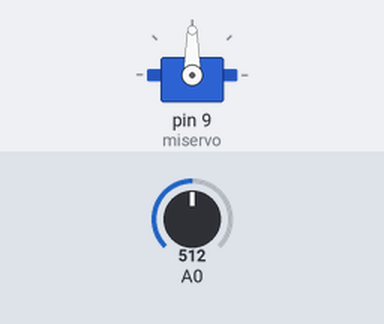
The sketch below on a simulated Arduino Uno, built with avr-gcc and run on an emulated ATmega328P. Parts: servo. The test bench sets the inputs (shaded band); at power-on: A0 = 512.

Above: at 1.2 s.
1.3 s: A0 set to 716
At 2.5 s:
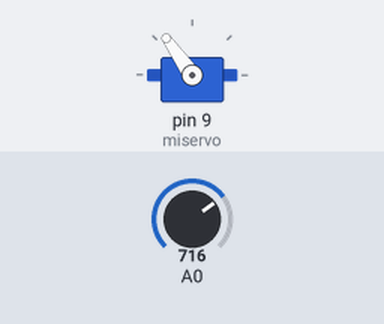
2.8 s: A0 set to 900
At 3.8 s:
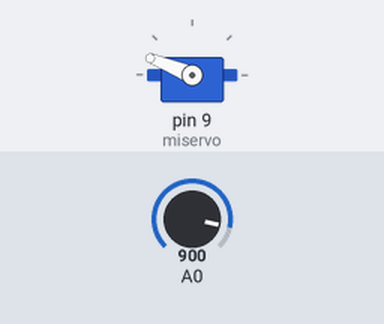
4.3 s: A0 set to 1023
At 5.0 s:
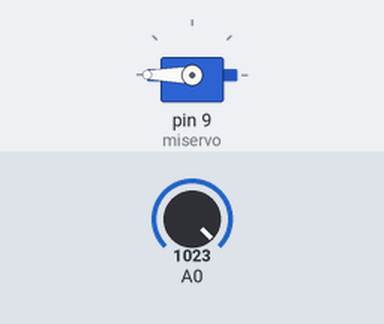
5.8 s: A0 set to 306
At 6.1 s:
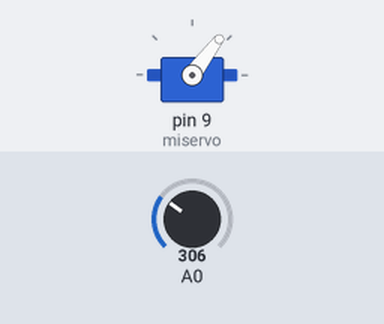
7.3 s: A0 set to 122
At 8.5 s:
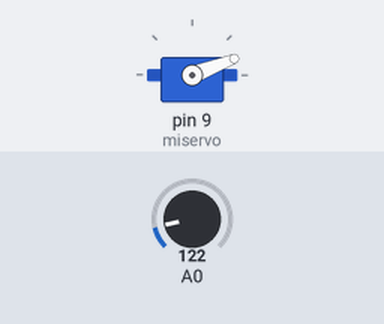
Timing chart, 0 to 9.8 s (numbered marks = the images above; inputs shaded):
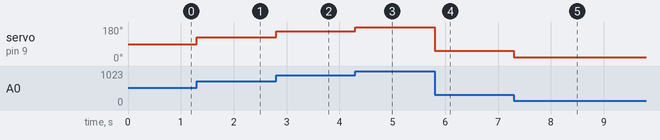

The sketch:

SensorLuz_Servo.ino
```cpp
//Leer la intencidad de la luz y con eso mover el servo motor
#include <Servo.h>

Servo miservo;

void setup() {
  pinMode(A0,INPUT);
  miservo.attach(9);
}

void loop() {
  int valorLuz = analogRead(A0);
  int angulo = map(valorLuz, 0,1023,0,180);
  miservo.write(angulo);
}
```

Measured:
- after the input at 1.3 s, servo on pin 9 (miservo): 90° → 125° at once
- after the input at 2.8 s, servo on pin 9 (miservo): 125° → 158° at once
- after the input at 4.3 s, servo on pin 9 (miservo): 158° → 180° at once
- after the input at 5.8 s, servo on pin 9 (miservo): 180° → 53° at once
- after the input at 7.3 s, servo on pin 9 (miservo): 53° → 21° at once
